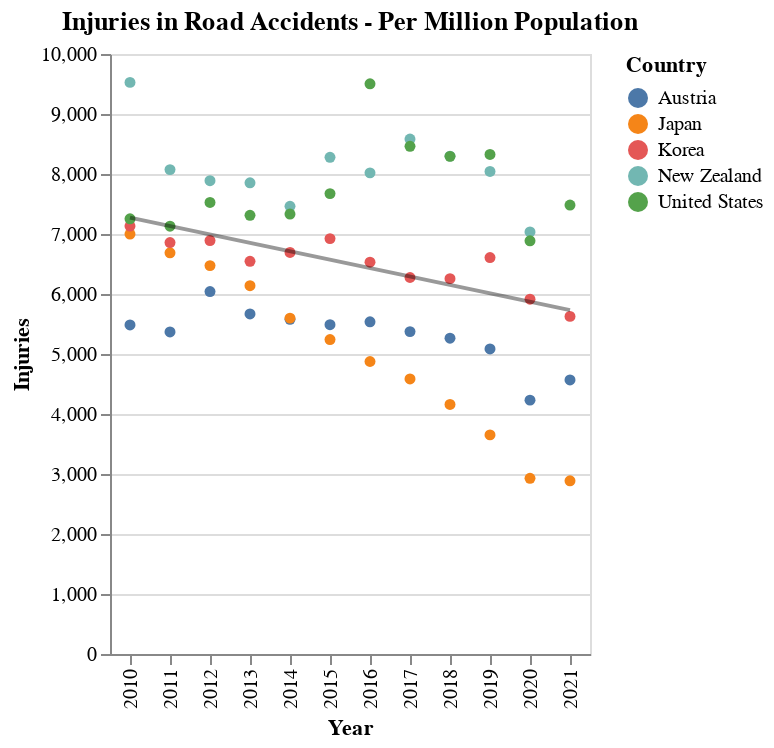

This figure's notebook cell:
### Code cell
# sum the injuries by country
    
data_grouped1 = data.groupby(['Country','Year'], as_index=False).agg('sum')
data_grouped1 = data_grouped1[data_grouped1['Country'].isin(['United States','New Zealand','Korea','Austria','Japan'])]


points = alt.Chart(data_grouped1, title = 'Injuries in Road Accidents - Per Million Population').mark_point(filled=True, opacity=1).encode(
    x = 'Year:O',
    y = 'Injuries:Q',
    color = alt.Color('Country:N'),
)


points + points.transform_regression('Year','Injuries').mark_line(opacity=0.4, color='black').encode(color=alt.Color(legend=None))

### Figure 1 — Vega-Lite specification as saved in the notebook (floating-point values rounded to 4 significant figures)
{"config": {"view": {"continuousWidth": 300, "continuousHeight": 300}}, "layer": [{"mark": {"type": "point", "filled": true, "opacity": 1}, "encoding": {"color": {"field": "Country", "type": "nominal"}, "x": {"field": "Year", "type": "ordinal"}, "y": {"field": "Injuries", "type": "quantitative"}}, "title": "Injuries in Road Accidents - Per Million Population"}, {"mark": {"type": "line", "color": "black", "opacity": 0.4}, "encoding": {"color": {"legend": null}, "x": {"field": "Year", "type": "ordinal"}, "y": {"field": "Injuries", "type": "quantitative"}}, "title": "Injuries in Road Accidents - Per Million Population", "transform": [{"on": "Year", "regression": "Injuries"}]}], "data": {"name": "data-cbc6bc4abe797a3630a79b994cd4356f"}, "$schema": "https://vega.github.io/schema/vega-lite/v5.15.1.json", "datasets": {"data-cbc6bc4abe797a3630a79b994cd4356f": [{"Country": "Austria", "Year": 2010, "Injuries": 5485.0}, {"Country": "Austria", "Year": 2011, "Injuries": 5367.0}, {"Country": "Austria", "Year": 2012, "Injuries": 6040.0}, {"Country": "Austria", "Year": 2013, "Injuries": 5667.0}, {"Country": "Austria", "Year": 2014, "Injuries": 5579.0}, {"Country": "Austria", "Year": 2015, "Injuries": 5489.0}, {"Country": "Austria", "Year": 2016, "Injuries": 5537.0}, {"Country": "Austria", "Year": 2017, "Injuries": 5373.0}, {"Country": "Austria", "Year": 2018, "Injuries": 5264.0}, {"Country": "Austria", "Year": 2019, "Injuries": 5085.0}, {"Country": "Austria", "Year": 2020, "Injuries": 4231.0}, {"Country": "Austria", "Year": 2021, "Injuries": 4568.0}, {"Country": "Japan", "Year": 2010, "Injuries": 6999.0}, {"Country": "Japan", "Year": 2011, "Injuries": 6687.0}, {"Country": "Japan", "Year": 2012, "Injuries": 6473.0}, {"Country": "Japan", "Year": 2013, "Injuries": 6139.0}, {"Country": "Japan", "Year": 2014, "Injuries": 5598.0}, {"Country": "Japan", "Year": 2015, "Injuries": 5240.0}, {"Country": "Japan", "Year": 2016, "Injuries": 4875.0}, {"Country": "Japan", "Year": 2017, "Injuries": 4584.0}, {"Country": "Japan", "Year": 2018, "Injuries": 4159.0}, {"Country": "Japan", "Year": 2019, "Injuries": 3652.0}, {"Country": "Japan", "Year": 2020, "Injuries": 2929.0}, {"Country": "Japan", "Year": 2021, "Injuries": 2886.0}, {"Country": "Korea", "Year": 2010, "Injuries": 7133.0}, {"Country": "Korea", "Year": 2011, "Injuries": 6858.0}, {"Country": "Korea", "Year": 2012, "Injuries": 6891.0}, {"Country": "Korea", "Year": 2013, "Injuries": 6545.0}, {"Country": "Korea", "Year": 2014, "Injuries": 6693.0}, {"Country": "Korea", "Year": 2015, "Injuries": 6923.0}, {"Country": "Korea", "Year": 2016, "Injuries": 6530.0}, {"Country": "Korea", "Year": 2017, "Injuries": 6275.0}, {"Country": "Korea", "Year": 2018, "Injuries": 6256.0}, {"Country": "Korea", "Year": 2019, "Injuries": 6608.0}, {"Country": "Korea", "Year": 2020, "Injuries": 5913.0}, {"Country": "Korea", "Year": 2021, "Injuries": 5627.0}, {"Country": "New Zealand", "Year": 2010, "Injuries": 9527.0}, {"Country": "New Zealand", "Year": 2011, "Injuries": 8073.0}, {"Country": "New Zealand", "Year": 2012, "Injuries": 7889.0}, {"Country": "New Zealand", "Year": 2013, "Injuries": 7854.0}, {"Country": "New Zealand", "Year": 2014, "Injuries": 7462.0}, {"Country": "New Zealand", "Year": 2015, "Injuries": 8278.0}, {"Country": "New Zealand", "Year": 2016, "Injuries": 8019.0}, {"Country": "New Zealand", "Year": 2017, "Injuries": 8583.0}, {"Country": "New Zealand", "Year": 2018, "Injuries": 8298.0}, {"Country": "New Zealand", "Year": 2019, "Injuries": 8042.0}, {"Country": "New Zealand", "Year": 2020, "Injuries": 7035.0}, {"Country": "United States", "Year": 2010, "Injuries": 7254.0}, {"Country": "United States", "Year": 2011, "Injuries": 7130.0}, {"Country": "United States", "Year": 2012, "Injuries": 7526.0}, {"Country": "United States", "Year": 2013, "Injuries": 7312.0}, {"Country": "United States", "Year": 2014, "Injuries": 7333.0}, {"Country": "United States", "Year": 2015, "Injuries": 7673.0}, {"Country": "United States", "Year": 2016, "Injuries": 9504.0}, {"Country": "United States", "Year": 2017, "Injuries": 8461.0}, {"Country": "United States", "Year": 2018, "Injuries": 8294.0}, {"Country": "United States", "Year": 2019, "Injuries": 8326.0}, {"Country": "United States", "Year": 2020, "Injuries": 6886.0}, {"Country": "United States", "Year": 2021, "Injuries": 7483.0}]}}
